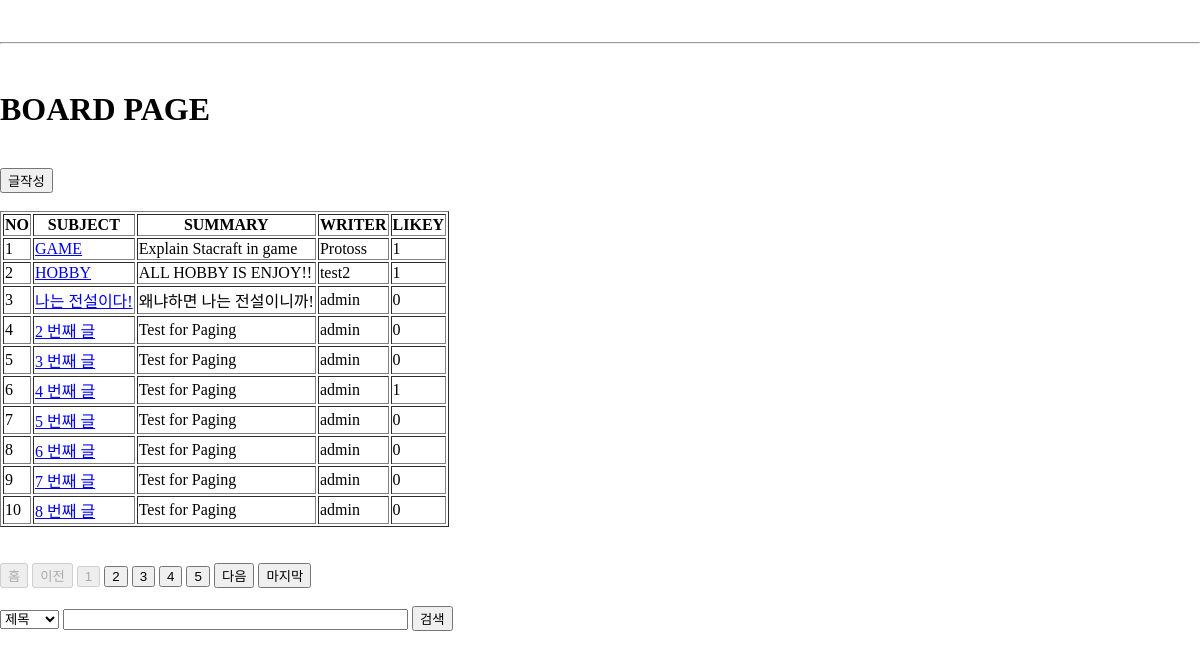
The app's page /board/index/ with its own data.
### board/models.py (models this page shows, shortened)
class Board(models.Model):
    subject = models.CharField(max_length=100)
    writer = models.ForeignKey(User, on_delete=models.CASCADE, related_name="writer")
    content = models.TextField()
    likey = models.ManyToManyField(User, blank=True, related_name="likey")
    pubdate = models.DateTimeField()
    def summary(self):
        if len(self.content) > 50:
            return f"{self.content[:50]} ..."
        return self.content

### acc/models.py (models this page shows, shortened)
class User(AbstractUser):
    pic = models.ImageField(upload_to="user/%y/%m/%d")
    comment = models.TextField()
    age = models.IntegerField(default=1)

### board/views.py (the view)
# urls.py: path('index/', views.index, name="index"),
def index(req):
    pg = req.GET.get("page", 1)
    cate = req.GET.get("cate", "")
    kw = req.GET.get("kw", "")
    b = Board.objects.all()
    if kw:
        if cate == "sub":
            b = Board.objects.filter(subject__startswith=kw)
        elif cate == "wri":
            try:
                from acc.models import User
                u = User.objects.get(username=kw)
                b = Board.objects.filter(writer=u)
            except:
                b = Board.objects.none()
        elif cate == "con":
            b = Board.objects.filter(content__contains=kw)
        else:
            b = Board.objects.all()
    else:
        b = Board.objects.all()
    pag = Paginator(b,10)
    obj = pag.get_page(pg)
    context = {
        "bset": obj,
        "cate": cate,
        "kw": kw
    }
    return render(req, "board/index.html", context)

### templates/board/index.html (shortened to what this page needs)
{% extends 'base.html' %}
{% block con %}
{% load mathfilters %}
    <h1>BOARD PAGE</h1>
    <a href="{% url 'board:create' %}"><button>글작성</button></a>
    <table border="1">
        <tr>
            <th>NO</th>
            <th>SUBJECT</th>
            <th>SUMMARY</th>
            <th>WRITER</th>
            <th>LIKEY</th>
        </tr>
        {% if bset %}
            {% for i in bset %}
                <tr>
                    <td>{{ bset.start_index|add:forloop.counter0 }}</td>
                    <td><a href="{% url 'board:detail' i.id %}">{{ i.subject }}</a></td>
                    <td>{{ i.summary }}</td>
                    <td>{{ i.writer }}</td>
                    <td>{{ i.likey.count }}</td>
                </tr>
            {% endfor %}
        {% endif %}
    </table>
    {% if bset.has_previous %}
        <a href="{% url 'board:index' %}?page=1&cate={{cate}}&kw={{kw}}"><button>홈</button></a>
        <a href="{% url 'board:index' %}?page={{ bset.previous_page_number }}"><button>이전</button></a>
    {% else %}
        <button disabled>홈</button>
        <button disabled>이전</button>
    {% endif %}
    {% for i in bset.paginator.page_range %}
        {% if i >= bset.number|sub:5 and bset.number|add:4 >= i %}
            <a href="{% url 'board:index' %}?page={{i}}"><button {% if bset.number == i %} disabled {% endif %}>{{i}}</button></a>
        {% endif %}
    {% endfor %}
    {% if bset.has_next %}
        <a href="{% url 'board:index' %}?page={{ bset.next_page_number }}"><button>다음</button></a>
        <a href="{% url 'board:index' %}?page={{ bset.paginator.num_pages }}"><button>마지막</button></a>
    {% else %}
        <button disabled>다음</button>
        <button disabled>마지막</button>
    {% endif %}
    <form>
        <select name="cate">
            <option value="sub" {% if cate == "sub" %} selected {% endif %}>제목</option>
        </select>
        <input type="text" name="kw" value="{{kw}}" size="40">
        <button>검색</button>
    </form>
{% endblock %}

### templates/base.html (shortened to what this page needs)
{% if request.user.is_authenticated %}
    <div class="menubar">
        <a href="{% url 'acc:index' %}" class="menu">HOME</a>
        <a href="{% url 'board:index' %}" class="menu">BOARD</a>
        <a href="{% url 'trans:index' %}" class="menu">TRANS</a>
        <a href="{% url 'vote:index' %}" class="menu">VOTE</a>
        <a href="{% url 'acc:profile' %}" class="menu">PROFILE</a>
        <a href="{% url 'acc:logout' %}" class="menu">LOGOUT</a>
        <span class="connection">* 접속중인 계정 : <b>{{ user }}</b></span>
    </div>
{% else %}
    <div>
        <a href="{% url 'acc:index' %}" class="menu">HOME</a>
        <a href="{% url 'acc:login' %}" class="menu">LOGIN</a>
        <a href="{% url 'acc:signup' %}" class="menu">SIGNUP</a>
    </div>
{% endif %}
<hr>
{% block con %}
{% endblock %}

### templates/board/index.html (style rules this page uses)
th, td { border-bottom: 1px solid grey; }

### templates/base.html (style rules this page uses)
.menu { text-decoration: none; font-size: 30px; color: white; font-weight: bold; margin-left: 45px; }

### records on screen
Board: start_index|add "1", subject "GAME", summary "Explain Stacraft in game", writer "Protoss", likey.count "1"
Board: start_index|add "2", subject "HOBBY", summary "ALL HOBBY IS ENJOY!!", writer "test2", likey.count "1"
Board: start_index|add "3", subject "나는 전설이다!", summary "왜냐하면 나는 전설이니까!", writer "admin", likey.count "0"
Board: start_index|add "4", subject "2 번째 글", summary "Test for Paging", writer "admin", likey.count "0"
Board: start_index|add "5", subject "3 번째 글", summary "Test for Paging", writer "admin", likey.count "0"
Board: start_index|add "6", subject "4 번째 글", summary "Test for Paging", writer "admin", likey.count "1"
Board: start_index|add "7", subject "5 번째 글", summary "Test for Paging", writer "admin", likey.count "0"
Board: start_index|add "8", subject "6 번째 글", summary "Test for Paging", writer "admin", likey.count "0"
Board: start_index|add "9", subject "7 번째 글", summary "Test for Paging", writer "admin", likey.count "0"
Board: start_index|add "10", subject "8 번째 글", summary "Test for Paging", writer "admin", likey.count "0"

### other values on screen
{{ i }} "1" "2" "3" "4" "5"
